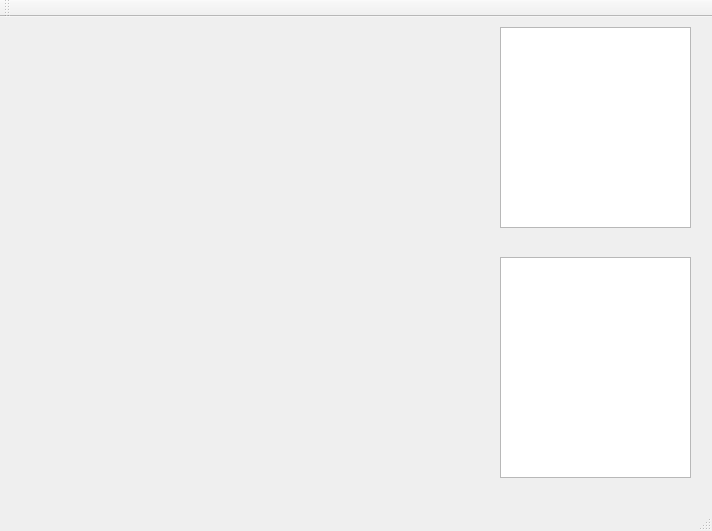
<?xml version="1.0" encoding="UTF-8"?>
<ui version="4.0">
 <class>MainWindow</class>
 <widget class="QMainWindow" name="MainWindow">
  <property name="geometry">
   <rect>
    <x>0</x>
    <y>0</y>
    <width>712</width>
    <height>531</height>
   </rect>
  </property>
  <property name="windowTitle">
   <string>MainWindow</string>
  </property>
  <widget class="QWidget" name="centralWidget">
   <property name="focusPolicy">
    <enum>Qt::StrongFocus</enum>
   </property>
   <widget class="QCustomPlot" name="widget" native="true">
    <property name="geometry">
     <rect>
      <x>10</x>
      <y>9</y>
      <width>471</width>
      <height>451</height>
     </rect>
    </property>
   </widget>
   <widget class="QListWidget" name="listWidget">
    <property name="geometry">
     <rect>
      <x>500</x>
      <y>10</y>
      <width>191</width>
      <height>201</height>
     </rect>
    </property>
    <property name="sizePolicy">
     <sizepolicy hsizetype="Expanding" vsizetype="Expanding">
      <horstretch>6</horstretch>
      <verstretch>6</verstretch>
     </sizepolicy>
    </property>
   </widget>
   <widget class="QListWidget" name="listWidget_2">
    <property name="geometry">
     <rect>
      <x>500</x>
      <y>240</y>
      <width>191</width>
      <height>221</height>
     </rect>
    </property>
   </widget>
  </widget>
  <widget class="QMenuBar" name="menuBar">
   <property name="geometry">
    <rect>
     <x>0</x>
     <y>0</y>
     <width>712</width>
     <height>21</height>
    </rect>
   </property>
  </widget>
  <widget class="QToolBar" name="mainToolBar">
   <attribute name="toolBarArea">
    <enum>TopToolBarArea</enum>
   </attribute>
   <attribute name="toolBarBreak">
    <bool>false</bool>
   </attribute>
  </widget>
  <widget class="QStatusBar" name="statusBar"/>
 </widget>
 <layoutdefault spacing="6" margin="11"/>
 <customwidgets>
  <customwidget>
   <class>QCustomPlot</class>
   <extends>QWidget</extends>
   <header>qcustomplot.h</header>
   <container>1</container>
  </customwidget>
 </customwidgets>
 <resources/>
 <connections/>
</ui>
